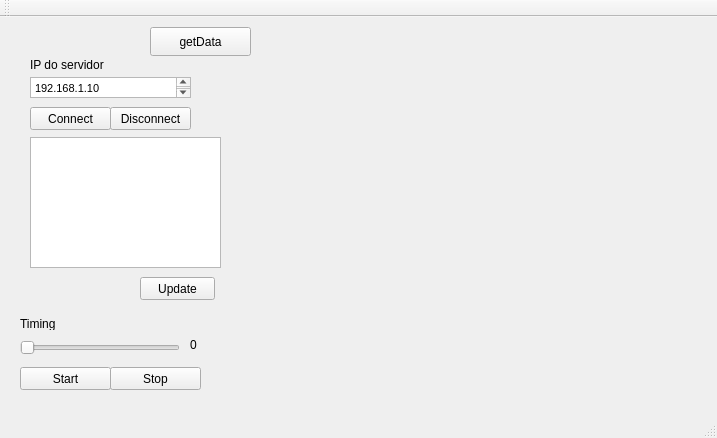
<?xml version="1.0" encoding="UTF-8"?>
<ui version="4.0">
 <class>MainWindow</class>
 <widget class="QMainWindow" name="MainWindow">
  <property name="geometry">
   <rect>
    <x>0</x>
    <y>0</y>
    <width>717</width>
    <height>438</height>
   </rect>
  </property>
  <property name="windowTitle">
   <string>MainWindow</string>
  </property>
  <widget class="QWidget" name="centralWidget">
   <widget class="QPushButton" name="pushButtonGet">
    <property name="geometry">
     <rect>
      <x>150</x>
      <y>10</y>
      <width>101</width>
      <height>29</height>
     </rect>
    </property>
    <property name="text">
     <string>getData</string>
    </property>
   </widget>
   <widget class="QLabel" name="label">
    <property name="geometry">
     <rect>
      <x>20</x>
      <y>300</y>
      <width>47</width>
      <height>13</height>
     </rect>
    </property>
    <property name="text">
     <string>Timing</string>
    </property>
   </widget>
   <widget class="QSlider" name="horizontalSlider">
    <property name="geometry">
     <rect>
      <x>20</x>
      <y>320</y>
      <width>160</width>
      <height>22</height>
     </rect>
    </property>
    <property name="orientation">
     <enum>Qt::Horizontal</enum>
    </property>
   </widget>
   <widget class="QPushButton" name="pushButton">
    <property name="geometry">
     <rect>
      <x>20</x>
      <y>350</y>
      <width>91</width>
      <height>23</height>
     </rect>
    </property>
    <property name="text">
     <string>Start</string>
    </property>
   </widget>
   <widget class="QPushButton" name="pushButton_2">
    <property name="geometry">
     <rect>
      <x>110</x>
      <y>350</y>
      <width>91</width>
      <height>23</height>
     </rect>
    </property>
    <property name="text">
     <string>Stop</string>
    </property>
   </widget>
   <widget class="Plotter" name="widget" native="true">
    <property name="geometry">
     <rect>
      <x>260</x>
      <y>29</y>
      <width>431</width>
      <height>321</height>
     </rect>
    </property>
   </widget>
   <widget class="QLabel" name="label_2">
    <property name="geometry">
     <rect>
      <x>190</x>
      <y>320</y>
      <width>21</width>
      <height>16</height>
     </rect>
    </property>
    <property name="text">
     <string>0</string>
    </property>
   </widget>
   <widget class="QTextEdit" name="textEdit">
    <property name="geometry">
     <rect>
      <x>30</x>
      <y>60</y>
      <width>161</width>
      <height>21</height>
     </rect>
    </property>
    <property name="html">
     <string>&lt;!DOCTYPE HTML PUBLIC &quot;-//W3C//DTD HTML 4.0//EN&quot; &quot;http://www.w3.org/TR/REC-html40/strict.dtd&quot;&gt;
&lt;html&gt;&lt;head&gt;&lt;meta name=&quot;qrichtext&quot; content=&quot;1&quot; /&gt;&lt;style type=&quot;text/css&quot;&gt;
p, li { white-space: pre-wrap; }
&lt;/style&gt;&lt;/head&gt;&lt;body style=&quot; font-family:'MS Shell Dlg 2'; font-size:8.25pt; font-weight:400; font-style:normal;&quot;&gt;
&lt;p style=&quot; margin-top:0px; margin-bottom:0px; margin-left:0px; margin-right:0px; -qt-block-indent:0; text-indent:0px;&quot;&gt;192.168.1.10&lt;/p&gt;&lt;/body&gt;&lt;/html&gt;</string>
    </property>
   </widget>
   <widget class="QLabel" name="label_3">
    <property name="geometry">
     <rect>
      <x>30</x>
      <y>40</y>
      <width>151</width>
      <height>16</height>
     </rect>
    </property>
    <property name="text">
     <string>IP do servidor</string>
    </property>
   </widget>
   <widget class="QPushButton" name="pushButton_3">
    <property name="geometry">
     <rect>
      <x>30</x>
      <y>90</y>
      <width>81</width>
      <height>23</height>
     </rect>
    </property>
    <property name="text">
     <string>Connect</string>
    </property>
   </widget>
   <widget class="QPushButton" name="pushButton_4">
    <property name="geometry">
     <rect>
      <x>110</x>
      <y>90</y>
      <width>81</width>
      <height>23</height>
     </rect>
    </property>
    <property name="text">
     <string>Disconnect</string>
    </property>
   </widget>
   <widget class="QListWidget" name="listWidget">
    <property name="geometry">
     <rect>
      <x>30</x>
      <y>120</y>
      <width>191</width>
      <height>131</height>
     </rect>
    </property>
   </widget>
   <widget class="QPushButton" name="pushButton_5">
    <property name="geometry">
     <rect>
      <x>140</x>
      <y>260</y>
      <width>75</width>
      <height>23</height>
     </rect>
    </property>
    <property name="text">
     <string>Update</string>
    </property>
   </widget>
  </widget>
  <widget class="QMenuBar" name="menuBar">
   <property name="geometry">
    <rect>
     <x>0</x>
     <y>0</y>
     <width>717</width>
     <height>21</height>
    </rect>
   </property>
  </widget>
  <widget class="QToolBar" name="mainToolBar">
   <attribute name="toolBarArea">
    <enum>TopToolBarArea</enum>
   </attribute>
   <attribute name="toolBarBreak">
    <bool>false</bool>
   </attribute>
  </widget>
  <widget class="QStatusBar" name="statusBar"/>
 </widget>
 <layoutdefault spacing="6" margin="11"/>
 <customwidgets>
  <customwidget>
   <class>Plotter</class>
   <extends>QWidget</extends>
   <header>plotter.h</header>
   <container>1</container>
  </customwidget>
 </customwidgets>
 <resources/>
 <connections>
  <connection>
   <sender>horizontalSlider</sender>
   <signal>valueChanged(int)</signal>
   <receiver>label_2</receiver>
   <slot>setNum(int)</slot>
   <hints>
    <hint type="sourcelabel">
     <x>158</x>
     <y>356</y>
    </hint>
    <hint type="destinationlabel">
     <x>192</x>
     <y>363</y>
    </hint>
   </hints>
  </connection>
  <connection>
   <sender>pushButton_5</sender>
   <signal>clicked()</signal>
   <receiver>listWidget</receiver>
   <slot>reset()</slot>
   <hints>
    <hint type="sourcelabel">
     <x>180</x>
     <y>297</y>
    </hint>
    <hint type="destinationlabel">
     <x>180</x>
     <y>259</y>
    </hint>
   </hints>
  </connection>
 </connections>
</ui>
